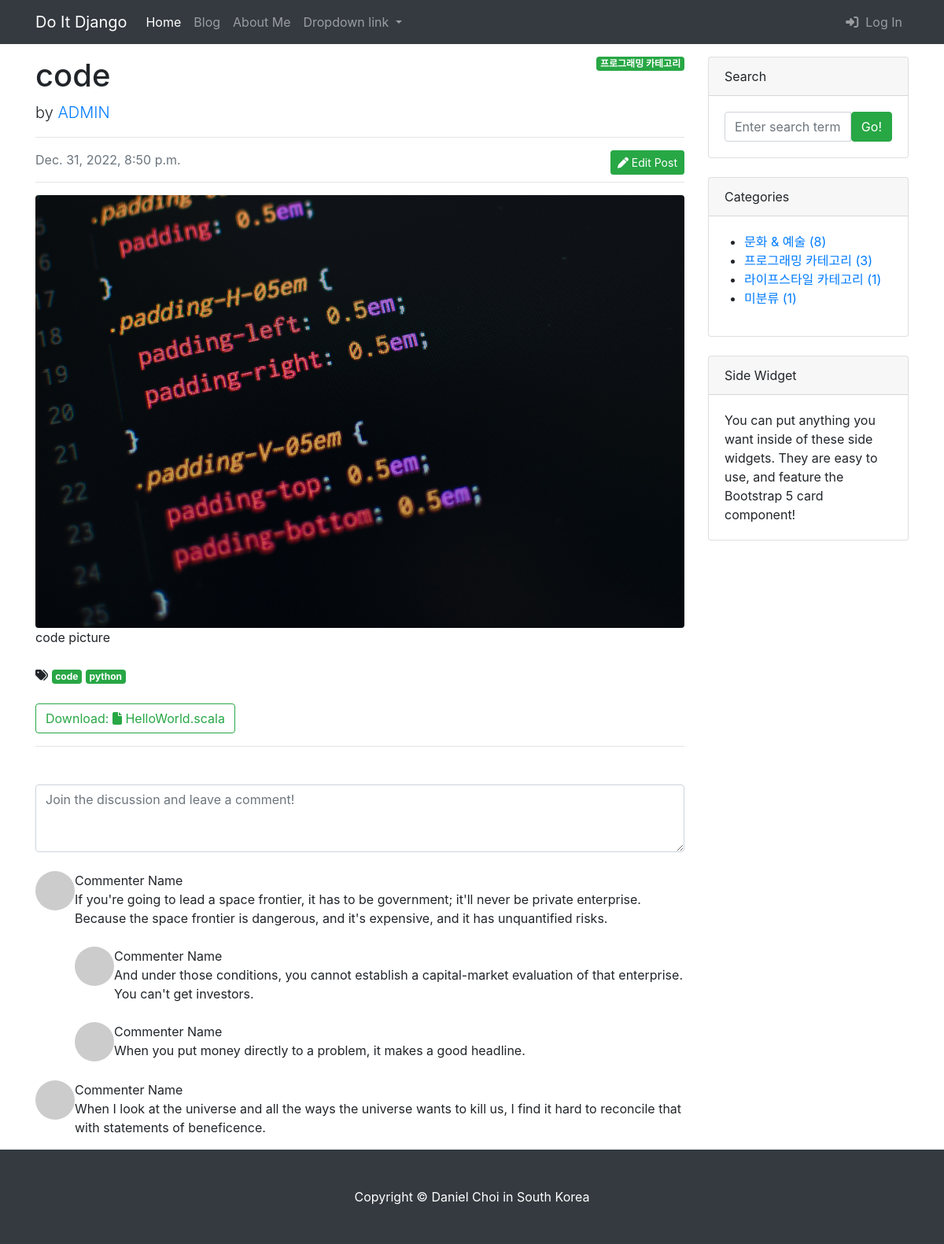
The page /blog/3/ (signed in) on the database its author committed.
### blog/models.py (models this page shows, shortened)
class Post(models.Model):
    title = models.CharField(max_length=30)
    hook_text = models.CharField(max_length=100, blank=True)
    content = models.TextField()
    head_image = models.ImageField(
        upload_to='blog/images/%Y/%m/%d/', blank=True)
    file_upload = models.FileField(
        upload_to='blog/files/%Y/%m/%d/', blank=True)
    created_at = models.DateTimeField(auto_now_add=True)
    updated_at = models.DateTimeField(auto_now=True)
    author = models.ForeignKey(User, on_delete=models.SET_NULL, null=True)
    category = models.ForeignKey(
        Category, on_delete=models.SET_NULL, null=True, blank=True)
    tags = models.ManyToManyField(Tag, blank=True)
    def get_file_name(self):
        return os.path.basename(self.file_upload.name)
    def get_file_ext(self):
        return self.file_name().split('.')[-1]

class Category(models.Model):
    name = models.CharField(max_length=50, unique=True)
    slug = models.SlugField(max_length=200, unique=True, allow_unicode=True)
    def __str__(self):
        return self.name
    def get_absolute_url(self):
        return f'/blog/category/{self.slug}/'
    class Meta:
        verbose_name_plural = 'Categories'

class Tag(models.Model):
    name = models.CharField(max_length=50)
    slug = models.SlugField(max_length=200, unique=True, allow_unicode=True)
    def __str__(self):
        return self.name
    def get_absolute_url(self):
        return f'/blog/tag/{self.slug}/'

### blog/views.py (the view)
# urls.py: path('<int:pk>/', views.PostDetail.as_view()),
class PostDetail(DetailView):
    model = Post
    def get_context_data(self, **kwargs):
        context = super(PostDetail, self).get_context_data()
        context['categories'] = Category.objects.all()
        context['no_category_post_count'] = Post.objects.filter(
            category=None).count()
        return context

### templates/blog/post_detail.html (shortened to what this page needs)
{% extends 'blog/base.html' %}
{% block main_area %}
<div id="post-area">
    {% if post.category %}
    <span class="badge badge-success float-right">{{ post.category }}</span>
    {% else %}
    <span class="badge badge-success float-right">미분류</span>
    {% endif %}
    <h1 class="fw-bolder mb-1">{{ post.title }}</h1>
    <p class="lead">
        by
        <a href="#">{{ post.author|upper }}</a>
    </p>
    <hr>
    {% if user.is_authenticated and user == post.author %}
    <a class="btn btn-success btn-sm float-right" href="/blog/update_post/{{ post.pk }}/"
    role="button"><i class="fas fa-pen"></i> Edit Post</a>
    {% endif %}
    <div class="text-muted fst-italic mb-2">{{ post.created_at }}</div>
    <hr>
    {% if post.head_image %}
    <img class="img-fluid rounded" src="{{ post.head_image.url }}"
        alt="{{ post.title }} head_image"/>
    {% else %}
    <img class="img-fluid rounded" src="https://picsum.photos/seed/{{ post.id }}/800/200"
        alt="random_image">
    {% endif %}
    <section class="mb-5">
        <p class="fs-5 mb-4">{{ post.content }}</p>
        {% if post.tags.exists %}
            <i class="fa-solid fa-tags"></i>
            {% for tag in post.tags.all %}
                <a href="{{ tag.get_absolute_url }}" class="badge badge-success">{{ tag }}</a>
            {% endfor %}
            <br>
            <br>
        {% endif %}
        {% if post.file_upload %}
        <a class="btn btn-outline-success" href="{{ post.file_upload.url }}"
            role="button">Download:
        {% if post.get_file_ext == 'csv' %}
        <i class="fa-solid fa-file-csv"></i>
        {% elif post.get_file_ext == 'xlsx' or post.get_file_ext == 'xls' %}
        <i class="fa-solid fa-file-excel"></i>
        {% elif post.get_file_ext == 'docx' or post.get_file_ext == 'doc' %}
        <i class="fa-solid fa-file-word"></i>
        {% else %}
        <i class="fa-solid fa-file"></i>
        {% endif %}
        {{ post.get_file_name }}
        </a>
        {% endif %}
        <hr>
    </section>
</div>
<div id="comment-area">
    <form class="mb-4"><textarea class="form-control" rows="3" placeholder="Join the discussion and leave a comment!"></textarea></form>
    <div class="d-flex mb-4">
        <div class="flex-shrink-0"><img class="rounded-circle" src="https://dummyimage.com/50x50/ced4da/6c757d.jpg" alt="..." /></div>
        <div class="ms-3">
            <div class="fw-bold">Commenter Name</div>
            If you're going to lead a space frontier, it has to be government; it'll never be private enterprise. Because the space frontier is dangerous, and it's expensive, and it has unquantified risks.
            <div class="d-flex mt-4">
                <div class="flex-shrink-0"><img class="rounded-circle" src="https://dummyimage.com/50x50/ced4da/6c757d.jpg" alt="..." /></div>
                <div class="ms-3">
                    <div class="fw-bold">Commenter Name</div>
                    And under those conditions, you cannot establish a capital-market evaluation of that enterprise. You can't get investors.
                </div>
            </div>
            <div class="d-flex mt-4">
                <div class="flex-shrink-0"><img class="rounded-circle" src="https://dummyimage.com/50x50/ced4da/6c757d.jpg" alt="..." /></div>
                <div class="ms-3">
                    <div class="fw-bold">Commenter Name</div>
                    When you put money directly to a problem, it makes a good headline.
                </div>
            </div>
        </div>
    </div>
    <div class="d-flex">
        <div class="flex-shrink-0"><img class="rounded-circle" src="https://dummyimage.com/50x50/ced4da/6c757d.jpg" alt="..." /></div>
        <div class="ms-3">
            <div class="fw-bold">Commenter Name</div>
            When I look at the universe and all the ways the universe wants to kill us, I find it hard to reconcile that with statements of beneficence.
        </div>
    </div>
</div>
{% endblock  %}

### templates/blog/base.html (shortened to what this page needs)
<!DOCTYPE html>
{% load static %}
<html lang="ko">
<head>
    <link href="{% static 'blog/bootstrap/bootstrap.min.css' %}" media="screen" rel="stylesheet" type="text/css">
</head>
<body>
    {% include 'blog/navbar.html' %}
    <div class="container my-3">
        <div class="row">
            <div class="col-md-8 col-lg-9" id="main-area">
                {% block main_area %}
                {% endblock  %}
            </div>
            <div class="col-md-4 col-lg-3">
                <div class="card mb-4">
                    <div class="card-header">Search</div>
                    <div class="card-body">
                        <div class="input-group">
                            <input class="form-control" type="text" placeholder="Enter search term..."
                                aria-label="Enter search term..." aria-describedby="button-search" />
                            <button class="btn btn-success" id="button-search" type="button">Go!</button>
                        </div>
                    </div>
                </div>
                <div class="card mb-4" id="categories-card">
                    <div class="card-header">Categories</div>
                    <div class="card-body">
                        <div class="row">
                            <ul>
                                {% for category in categories %}
                                <li>
                                    <a href="{{ category.get_absolute_url }}">
                                        {{ category }} ({{ category.post_set.count }})</a>
                                </li>
                                {% endfor %}
                                <li>
                                    <a href="/blog/category/no_category/">
                                        미분류 ({{ no_category_post_count }})</a>
                                </li>
                            </ul>
                        </div>
                    </div>
                </div>
                <div class="card mb-4">
                    <div class="card-header">Side Widget</div>
                    <div class="card-body">You can put anything you want inside of these side widgets. They are easy to use, and feature the Bootstrap 5 card component!</div>
                </div>
            </div>
        </div>
    </div>
    {% include 'blog/footer.html' %}
</body>
</html>

### rows shown on the page
Post: category "프로그래밍 카테고리", title "code", author "ADMIN", created_at "Dec. 31, 2022, 8:50 p.m.", head_image (picture), content "code picture", get_file_name "HelloWorld.scala"
Tag: name "code"
Tag: name "python"
Category: name "문화 & 예술", post_set.count "8"
Category: name "프로그래밍 카테고리", post_set.count "3"
Category: name "라이프스타일 카테고리", post_set.count "1"

### other values the page prints
{{ no_category_post_count }} "1"
